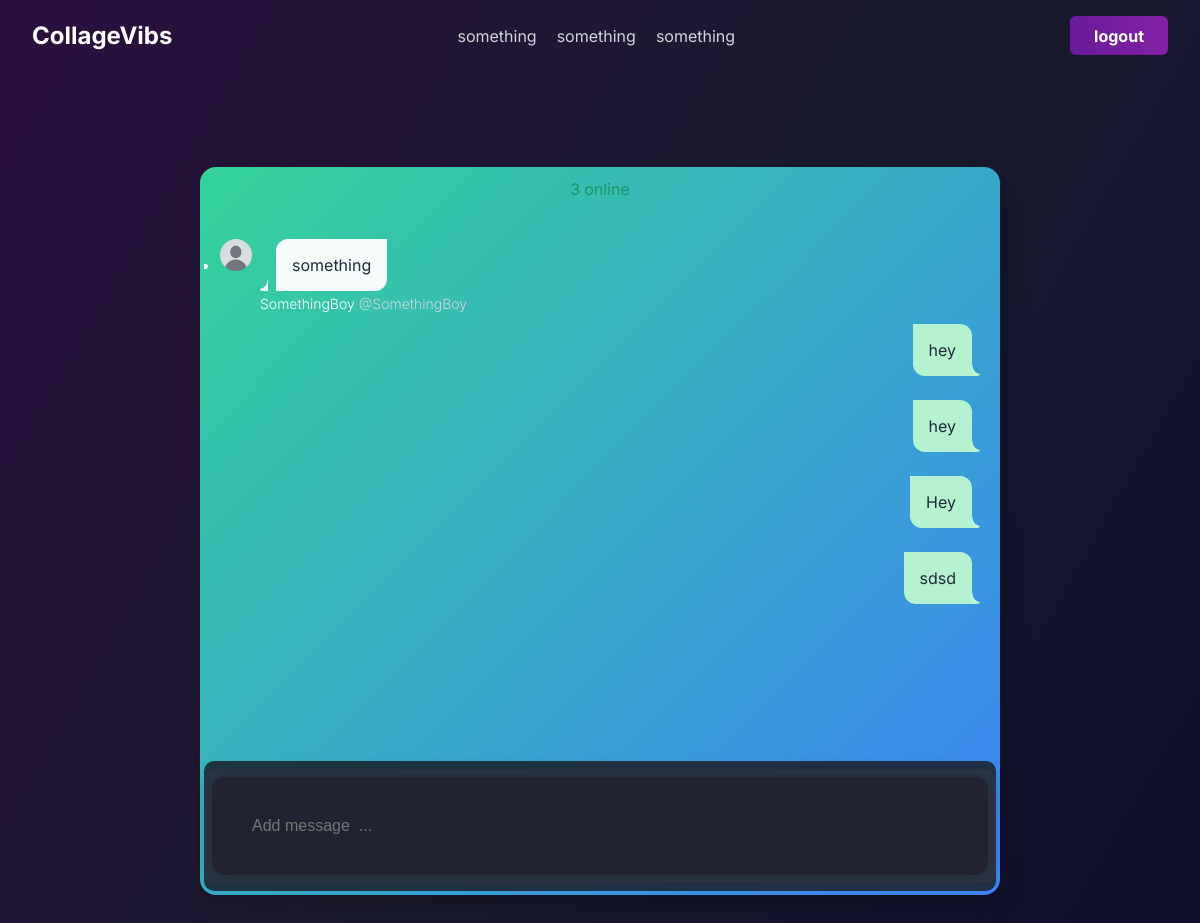
/globalchat/ (signed in), run on an earlier commit of the app's database.
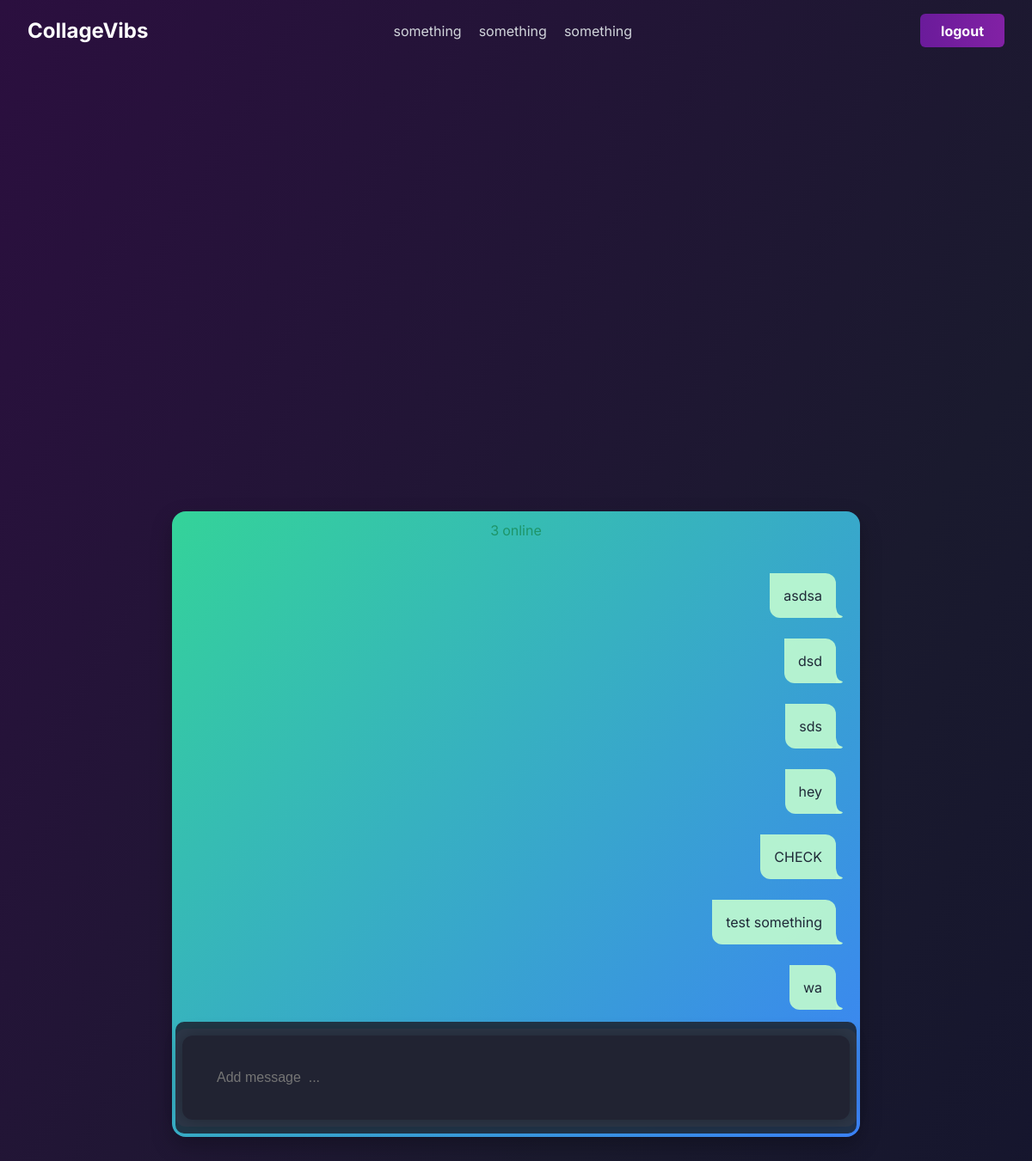
And on a later commit of the database.
### globalchat/models.py (models this page shows, shortened)
class GlobalChatMessage(models.Model):
    user = models.ForeignKey(User, on_delete=models.CASCADE)
    message = models.TextField()
    timestamp = models.DateTimeField(auto_now_add=True)
    class Meta:
        ordering = ['-timestamp']

### globalchat/views.py (the view, shortened to what this page needs)
# urls.py: path('', views.global_chat, name='global_chat'),
@login_required
def global_chat(request):
    global_chat_messages = GlobalChatMessage.objects.all()[:30]
    form = GlobalChatCreateForm()
    context = {
        'global_chat_messages': global_chat_messages,
        'form': form,
    }
    return render(request, 'globalchat/global_chat.html', context)

### globalchat/forms.py
class GlobalChatCreateForm(ModelForm):
    class Meta:
        model = GlobalChatMessage
        fields = ['message']
        widgets = {
        'message': forms.TextInput(attrs={
            'placeholder': 'Add message  ...',
            'maxlength': '300',
            'autofocus': True,
    }),
}

### globalchat/templates/globalchat/global_chat.html (shortened to what this page needs)
{% extends "main/layout.html" %}
{% block content %}
<wrapper class="wrapper">
  <div id="chat_window" class="chat-window">
    <div class="chat-header">
      <span id="online-count" class="online-count">3</span>online
    </div>
    <div id="chat_container" class="chat-container">
      <ul id="chat_messages" class="chat-messages">
    {% for chat in global_chat_messages reversed %}
    {% include "globalchat/global_chat_message.html" %}
    {% endfor %}
      </ul>
    </div>
    <div class="chat-footer">
      <div class="input-wrapper">
      <form
        id="chat_message_form"
        class="input-form"
        hx-ext="ws"
        ws-connect="/ws/globalchat/public-chat/"
        ws-send
        hx-swap="afterend"
        hx-target="#chat_messages"
        _="on htmx:wsAfterSend reset() me">
          {{ form.message }}
      </form>
      </div>
    </div>
  </div>
</wrapper>
{% endblock %}

### main/templates/main/layout.html (shortened to what this page needs)
<!DOCTYPE html>
{% load static %}
<html lang="en">
<head>
    <link rel="stylesheet" href="{% static 'css/style.css' %}?v=rage-mode">
</head>
<body hx-ext="ws">
    {% if not hide_navbar %}
    <nav class="navbar">
        <div class="logo">
            <h1>CollageVibs</h1>
        </div>
        <div class="nav-links">
            <a href="#">something</a>
            <a href="#">something</a>
            <a href="#">something</a>
        </div>
        <a href="{% url 'users:logout' %}" class="logout-button">logout</a>
    </nav>
{% endif %}
<main>
    {% block content %}
    {% endblock %}
</main>
</body>
</html>

### globalchat/templates/globalchat/global_chat_message.html
{% if chat.user == user %}
        <li class="message-sent">
          <div class="sent-bubble">
            <span>{{ chat.message }}</span>
          </div>
          <div class="svg-right">
            <svg height="13" width="8">
              <path fill="#bbf7d0" d="M6.3,10.4C1.5,8.7,0.9,5.5,0,0.2L0,13l5.2,0C7,13,9.6,11.5,6.3,10.4z"/>
            </svg>
          </div>
        </li>
    {% else %}
        <li class="message-received">
          <div class="message-row">
            <div class="avatar">
              <a href="#"><img src="{% if chat.user.profile.profile_picture %}{{ chat.user.profile.profile_picture.url }}{% else %}/media/profile_pictures/default.jpg{% endif %}">
</a>
            </div>
            <div class="svg-left">
              <svg height="13" width="8">
                <path fill="white" d="M2.8,13L8,13L8,0.2C7.1,5.5,6.5,8.7,1.7,10.4C-1.6,11.5,1,13,2.8,13z"></path>
              </svg>
            </div>
            <div class="received-bubble">
              <span>{{ chat.message }}</span>
            </div>
          </div>
          <div class="meta-info">
            <span class="user-name">{{ chat.user.username }}</span> <span class="user-handle">@{{ chat.user.username }}</span>
          </div>
        </li>
    {% endif %}

### static/css/style.css (style rules this page uses)
body { background: linear-gradient(120deg, #2b0f3f 0%, #1a1a2e 50%, #0f0f2d 100%); background-attachment: fixed; background-size: cover; color: #d1d5db; padding: 0; margin: 0; font-family: 'Inter', sans-serif; display: flex; flex-direction: column; }
main { display: flex; justify-content: center; align-items: center; min-height: 60vh; flex-direction: column; overflow-y: auto; padding: 2em 1em; }
.navbar { display: flex; align-items: center; justify-content: space-between; padding: 1em 2em; background-color: transparent; }
.logo h1 { margin: 0; color: white; }
.nav-links { display: flex; justify-content: center; gap: 20px; transform: translateX(-9%); }
.nav-links a { text-decoration: none; color: #d1d5db; font-size: 16px; transition: transform 0.3s ease, color 0.3s ease; }
.logout-button { display: inline-block; padding: 0.6em 1.5em; border: none; background: linear-gradient(270deg, #00bcd4, #8e24aa, #6a1b9a); background-size: 300%; background-position: 0% 50%; color: white; font-weight: bold; border-radius: 6px; cursor: pointer; font-family: 'Inter', sans-serif; text-decoration: none; transition: background-position 1s ease-in-out; text-align: center; white-space: nowrap; }
form { display: flex; flex-direction: column; gap: 1em; background: rgba(31, 31, 46, 0.8); padding: 2em; border-radius: 12px; box-shadow: 0 0 20px rgba(0, 0, 0, 0.3); width: 300px; }
form input { padding: 0.5em; border: 1px solid #333; background: #1f1f2e; color: #f0f0f0; border-radius: 6px; }
.wrapper { display: block; width: 100%; max-width: 50rem; margin: 2.5rem auto; padding: 1.5rem; }
.chat-window { height: 45rem; display: flex; flex-direction: column; background: linear-gradient(135deg, #34d399, #3b82f6); border-radius: 1rem; box-shadow: 0 10px 25px rgba(0, 0, 0, 0.25); padding: 0.25rem; position: relative; color: #fff; }
.chat-header { display: flex; justify-content: center; color: #1e9569; background-color: transparent; padding: 0.5rem; position: sticky; top: 0; z-index: 10; }
.online-count { padding-right: 0.25rem; }
.chat-container { overflow-y: auto; flex-grow: 1; }
.chat-messages { display: flex; flex-direction: column; justify-content: flex-end; gap: 0.5rem; padding: 1rem; }
.message-sent { display: flex; justify-content: flex-end; margin-bottom: 1rem; }
.sent-bubble { background-color: rgba(187, 247, 208, 0.95); color: #1f2937; border-top-right-radius: 0.75rem; border-bottom-left-radius: 0.75rem; padding: 1rem; max-width: 75%; }
.svg-right { display: flex; align-items: flex-end; }
.chat-footer { position: sticky; bottom: 0; z-index: 10; border-radius: 10px; padding: 0.5rem 0; background-color: rgba(31, 41, 55, 0.9); }
.input-wrapper { display: flex; align-items: center; background: #2d3748; border-radius: 0.75rem; padding: 0.5rem; }
.input-form { width: 100%; }
.input-form input[type="text"] { width: 100%; border: none; background: transparent; color: white; outline: none; font-size: 1rem; }

What changed in the data, as far as the page shows it:
removed GlobalChatMessage: message "something", user.username "SomethingBoy"
removed GlobalChatMessage: message "hey"
removed GlobalChatMessage: message "Hey"
removed GlobalChatMessage: message "sdsd"
added GlobalChatMessage: message "asdsa"
added GlobalChatMessage: message "dsd"
added GlobalChatMessage: message "sds"
added GlobalChatMessage: message "CHECK"
added GlobalChatMessage: message "test something"
added GlobalChatMessage: message "wa"
